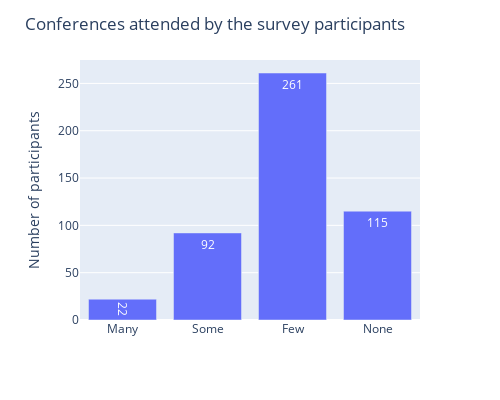

Notebook source saved alongside this figure:
### Code cell
#Conferences attended
df = data["Number of conferences/workshops attended"]
conferences = df.value_counts()
conferences_attended = px.bar(df, x=conferences.index, y=conferences.values, color_continuous_scale='Fall', text_auto=True, labels = {'x':'','y':'Number of participants'}, width=500, height=400)
conferences_attended.update_layout(title_x=0.5)
conferences_attended.update_xaxes(categoryorder = 'array', categoryarray = ['Many','Some','Few','None'])
conferences_attended.update_layout(title='Conferences attended by the survey participants', title_x = 0.5)

### Figure 1 — Plotly figure (JSON) as saved in the notebook; plotly's stock layout.template omitted (floating-point values rounded to 4 significant figures)
{"data": [{"alignmentgroup": "True", "hovertemplate": "=%{x}<br>Number of participants=%{y}<extra></extra>", "legendgroup": "", "marker": {"color": "#636efa", "pattern": {"shape": ""}}, "name": "", "offsetgroup": "", "orientation": "v", "showlegend": false, "textposition": "auto", "texttemplate": "%{y}", "type": "bar", "x": ["Few", "None", "Some", "Many"], "xaxis": "x", "y": [261, 115, 92, 22], "yaxis": "y"}], "layout": {"barmode": "relative", "height": 400, "legend": {"tracegroupgap": 0}, "margin": {"t": 60}, "title": {"text": "Conferences attended by the survey participants"}, "width": 500, "xaxis": {"anchor": "y", "categoryarray": ["Many", "Some", "Few", "None"], "categoryorder": "array", "domain": [0, 1], "title": {"text": ""}}, "yaxis": {"anchor": "x", "domain": [0, 1], "title": {"text": "Number of participants"}}}}
